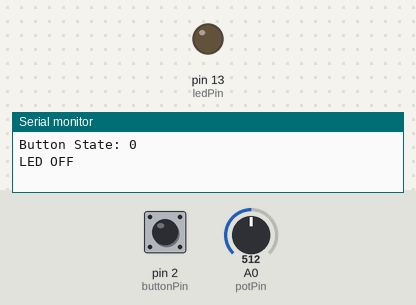
A sketch run on a simulated Arduino Uno, built with avr-gcc and run on an emulated ATmega328P. Shown: output pins drawn as LEDs (lit = HIGH), the last lines printed to the serial monitor. The inputs (shaded band) are chosen by the test bench; at power-on: A0 (potPin) = 512, pin 2 (buttonPin) LOW.

Above: at 1.2 s.
1.3 s: A0 (potPin) set to 523
At 2.4 s:
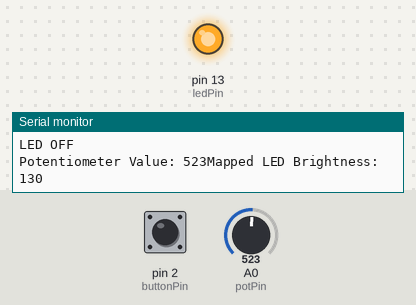
2.9 s: pin 2 (buttonPin) pulled HIGH for 0.15 s
4.5 s: A0 (potPin) set to 511
At 5.2 s:
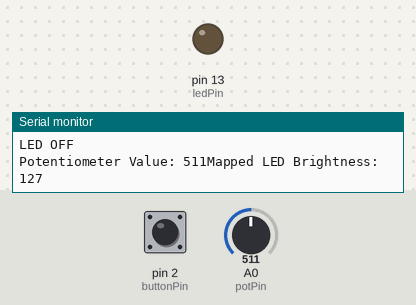
6.0 s: A0 (potPin) set to 716
At 6.7 s:
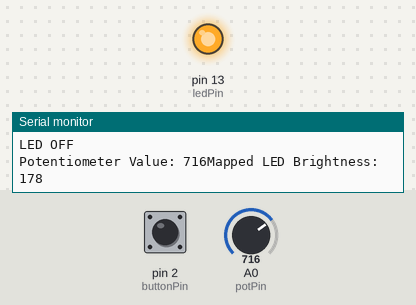
9.0 s: pin 2 (buttonPin) pulled HIGH for 1 s
13.0 s: pin 2 (buttonPin) driven HIGH
Timing chart, 0 to 16.0 s (numbered marks = the images above; inputs shaded):
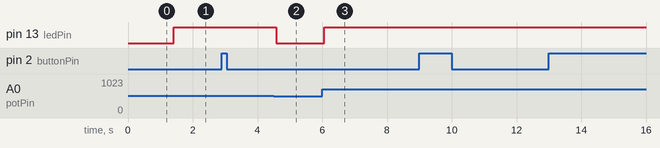

The sketch:

ArduinoAbsBasics.ino
```cpp
// Arduino Basics Example: Understanding pinMode, digitalWrite, analogRead, potentiometers, LEDs, and buttons

// Pin Definitions
const int ledPin = 13;      // Pin 13 is the built-in LED on most Arduino boards
const int buttonPin = 2;    // Pin 2 will be used for the button input
const int potPin = A0;      // Analog Pin A0 for reading the potentiometer

// Variables
int buttonState = 0;        // Variable to hold the state of the button (HIGH or LOW)
int potValue = 0;           // Variable to store the value from the potentiometer (0 to 1023)
int mappedValue = 0;        // Variable to store the mapped potentiometer value for LED brightness (0 to 255)

void setup() {
  // Start serial communication for debugging and monitoring values
  Serial.begin(9600);

  // Set up the LED pin as an output (we will control the LED)
  pinMode(ledPin, OUTPUT);

  // Set up the button pin as an input (we will read the button)
  pinMode(buttonPin, INPUT);

  // Print a welcome message to the Serial Monitor
  Serial.println("Arduino Basics - LED and Button Example");
}

void loop() {
  // Read the state of the button (HIGH if pressed, LOW if not)
  buttonState = digitalRead(buttonPin);

  // Print the button state to the Serial Monitor
  Serial.print("Button State: ");
  Serial.println(buttonState);

  // If the button is pressed (buttonState is HIGH), turn on the LED
  if (buttonState == HIGH) {
    digitalWrite(ledPin, HIGH);  // Turn the LED ON
    Serial.println("LED ON");
  } else {
    digitalWrite(ledPin, LOW);   // Turn the LED OFF
    Serial.println("LED OFF");
  }

  // Alterntive method of doing the same
  digitalWrite(ledPin, digitalRead(buttonPin));

  // Read the potentiometer value (analog value from 0 to 1023)
  potValue = analogRead(potPin);

  // Map the potentiometer value to a range for LED brightness (0 to 255)
  mappedValue = map(potValue, 0, 1023, 0, 255);

  // Use the mapped value to set the LED brightness using PWM (Pulse Width Modulation)
  analogWrite(ledPin, mappedValue);  // Controls brightness of the LED

  // Print the potentiometer value and mapped LED brightness to the Serial Monitor
  Serial.print("Potentiometer Value: ");
  Serial.print(potValue);
  Serial.print("Mapped LED Brightness: ");
  Serial.println(mappedValue);

  // Wait a short time before repeating the loop
  delay(100);  // Delay to slow down the loop for better readability in the Serial Monitor
}
```

Measured:
- the behaviour switches between 513 and 514 on A0 (potPin) (found by bisection; images 0 and 1)
- after the input at 1.3 s, pin 13 (ledPin): LOW → HIGH after 0.11 s
- after the input at 4.5 s, pin 13 (ledPin): HIGH → LOW after 0.08 s
- after the input at 6.0 s, pin 13 (ledPin): LOW → HIGH after 0.06 s
